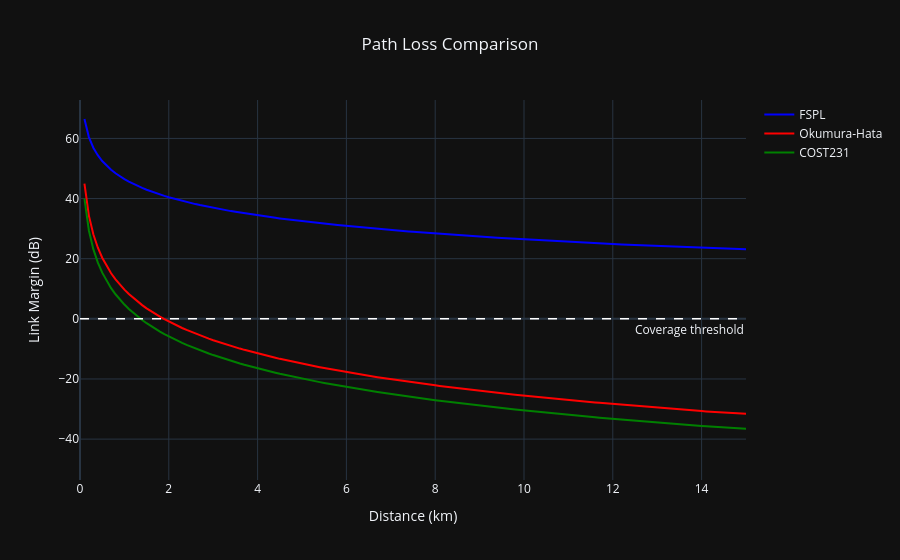

Notebook source saved alongside this figure:
### Markdown cell above
### Link Margin vs Distance

COST231 is the technically correct model for 1800 MHz in urban environments.

Okumura-Hata at this frequency exceeds its valid range and produces results that
may not accurately represent real propagation conditions.

The coverage distances reflect the different path loss assumptions of each model —
FSPL gives an upper bound on range, while COST231 provides the most realistic estimate.

### Code cell
print_coverage(lte1800_FSPL.name,value0_lte1800_fspl,distance)
print_coverage(lte1800_Okumura.name,value0_lte1800_okumura,distance)
print_coverage(lte1800_COST.name,value0_lte1800_cost231,distance)

fig = go.Figure()

fig.add_trace(go.Scatter(x=distance, y=margin_lte1800_fspl, name="FSPL", line=dict(color="blue")))

fig.add_trace(go.Scatter(x=distance, y=margin_lte1800_okumura, name="Okumura-Hata", line=dict(color="red")))

fig.add_trace(go.Scatter(x=distance, y=margin_lte1800_cost231, name="COST231", line=dict(color="green")))

fig.add_hline(
    y=0,
    line=dict(color='white', width=1.5, dash='dash'),
    annotation_text='Coverage threshold',
    annotation_position='bottom right'
)


fig.update_layout(
    template='plotly_dark',
    title=dict(text ='Path Loss Comparison', x=0.5),
    xaxis=dict(range=[0, 15]), xaxis_title='Distance (km)',
    yaxis_title='Link Margin (dB)',

)

### Figure 1 — Plotly figure (JSON) as saved in the notebook; plotly's stock layout.template omitted (floating-point values rounded to 4 significant figures; data arrays with more than 128 entries replaced by an {"elided": "..."} marker saying what was removed)
{"data": [{"line": {"color": "blue"}, "name": "FSPL", "x": {"elided": "300 float values"}, "y": {"elided": "300 float values"}, "type": "scatter"}, {"line": {"color": "red"}, "name": "Okumura-Hata", "x": {"elided": "300 float values"}, "y": {"elided": "300 float values"}, "type": "scatter"}, {"line": {"color": "green"}, "name": "COST231", "x": {"elided": "300 float values"}, "y": {"elided": "300 float values"}, "type": "scatter"}], "layout": {"shapes": [{"line": {"color": "white", "dash": "dash", "width": 1.5}, "type": "line", "x0": 0, "x1": 1, "xref": "x domain", "y0": 0, "y1": 0, "yref": "y"}], "annotations": [{"showarrow": false, "text": "Coverage threshold", "x": 1, "xanchor": "right", "xref": "x domain", "y": 0, "yanchor": "top", "yref": "y"}], "title": {"text": "Path Loss Comparison", "x": 0.5}, "xaxis": {"range": [0, 15], "title": {"text": "Distance (km)"}}, "yaxis": {"title": {"text": "Link Margin (dB)"}}}}
